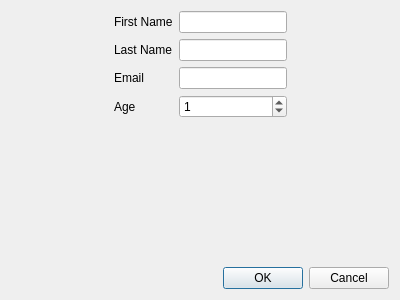
<?xml version="1.0" encoding="UTF-8"?>
<ui version="4.0">
 <class>InfoDialog</class>
 <widget class="QDialog" name="InfoDialog">
  <property name="geometry">
   <rect>
    <x>0</x>
    <y>0</y>
    <width>400</width>
    <height>300</height>
   </rect>
  </property>
  <property name="windowTitle">
   <string>Enter Profile Info</string>
  </property>
  <layout class="QGridLayout" name="gridLayout">
   <item row="0" column="0">
    <layout class="QVBoxLayout" name="verticalLayout">
     <item>
      <layout class="QHBoxLayout" name="horizontalLayout_3">
       <item>
        <spacer name="horizontalSpacer_3">
         <property name="orientation">
          <enum>Qt::Horizontal</enum>
         </property>
         <property name="sizeHint" stdset="0">
          <size>
           <width>40</width>
           <height>20</height>
          </size>
         </property>
        </spacer>
       </item>
       <item>
        <layout class="QFormLayout" name="formLayout_2">
         <item row="0" column="1">
          <widget class="QLineEdit" name="firstNameLineEdit"/>
         </item>
         <item row="1" column="0">
          <widget class="QLabel" name="label_5">
           <property name="text">
            <string>Last Name</string>
           </property>
          </widget>
         </item>
         <item row="1" column="1">
          <widget class="QLineEdit" name="lastNameLineEdit"/>
         </item>
         <item row="2" column="1">
          <widget class="QLineEdit" name="emailLineEdit"/>
         </item>
         <item row="3" column="0">
          <widget class="QLabel" name="label_7">
           <property name="text">
            <string>Age</string>
           </property>
          </widget>
         </item>
         <item row="3" column="1">
          <widget class="QSpinBox" name="ageSpinBox">
           <property name="value">
            <number>1</number>
           </property>
          </widget>
         </item>
         <item row="0" column="0">
          <widget class="QLabel" name="label_8">
           <property name="text">
            <string>First Name</string>
           </property>
          </widget>
         </item>
         <item row="2" column="0">
          <widget class="QLabel" name="label_6">
           <property name="cursor">
            <cursorShape>ArrowCursor</cursorShape>
           </property>
           <property name="focusPolicy">
            <enum>Qt::NoFocus</enum>
           </property>
           <property name="text">
            <string>Email</string>
           </property>
           <property name="alignment">
            <set>Qt::AlignRight|Qt::AlignTrailing|Qt::AlignVCenter</set>
           </property>
          </widget>
         </item>
        </layout>
       </item>
       <item>
        <spacer name="horizontalSpacer_4">
         <property name="orientation">
          <enum>Qt::Horizontal</enum>
         </property>
         <property name="sizeHint" stdset="0">
          <size>
           <width>40</width>
           <height>20</height>
          </size>
         </property>
        </spacer>
       </item>
      </layout>
     </item>
     <item>
      <spacer name="verticalSpacer">
       <property name="orientation">
        <enum>Qt::Vertical</enum>
       </property>
       <property name="sizeHint" stdset="0">
        <size>
         <width>20</width>
         <height>40</height>
        </size>
       </property>
      </spacer>
     </item>
     <item>
      <widget class="QDialogButtonBox" name="buttonBox">
       <property name="orientation">
        <enum>Qt::Horizontal</enum>
       </property>
       <property name="standardButtons">
        <set>QDialogButtonBox::Cancel|QDialogButtonBox::Ok</set>
       </property>
      </widget>
     </item>
    </layout>
   </item>
  </layout>
 </widget>
 <resources/>
 <connections>
  <connection>
   <sender>buttonBox</sender>
   <signal>accepted()</signal>
   <receiver>InfoDialog</receiver>
   <slot>accept()</slot>
   <hints>
    <hint type="sourcelabel">
     <x>248</x>
     <y>254</y>
    </hint>
    <hint type="destinationlabel">
     <x>157</x>
     <y>274</y>
    </hint>
   </hints>
  </connection>
  <connection>
   <sender>buttonBox</sender>
   <signal>rejected()</signal>
   <receiver>InfoDialog</receiver>
   <slot>reject()</slot>
   <hints>
    <hint type="sourcelabel">
     <x>316</x>
     <y>260</y>
    </hint>
    <hint type="destinationlabel">
     <x>286</x>
     <y>274</y>
    </hint>
   </hints>
  </connection>
 </connections>
</ui>
